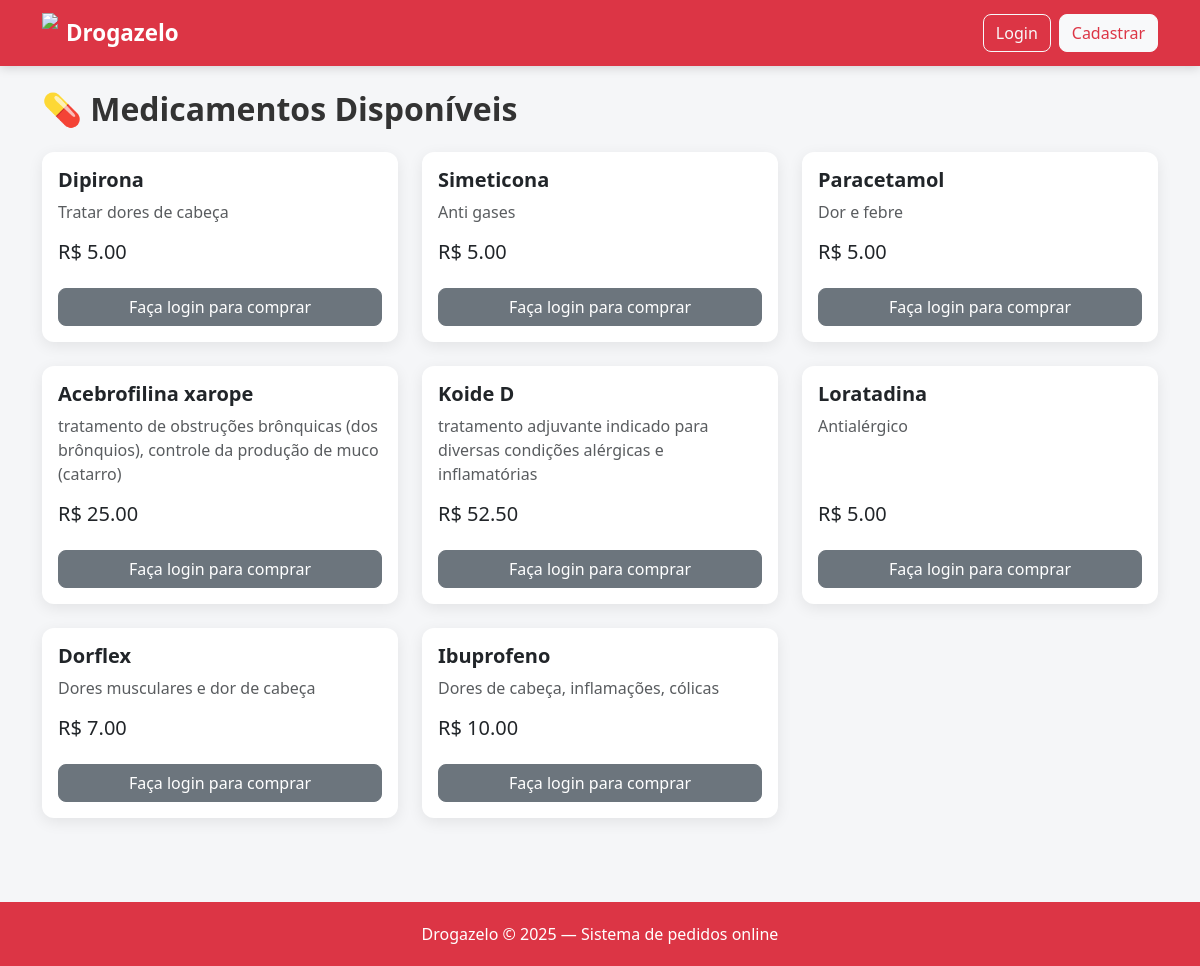
The app's page /, older data.
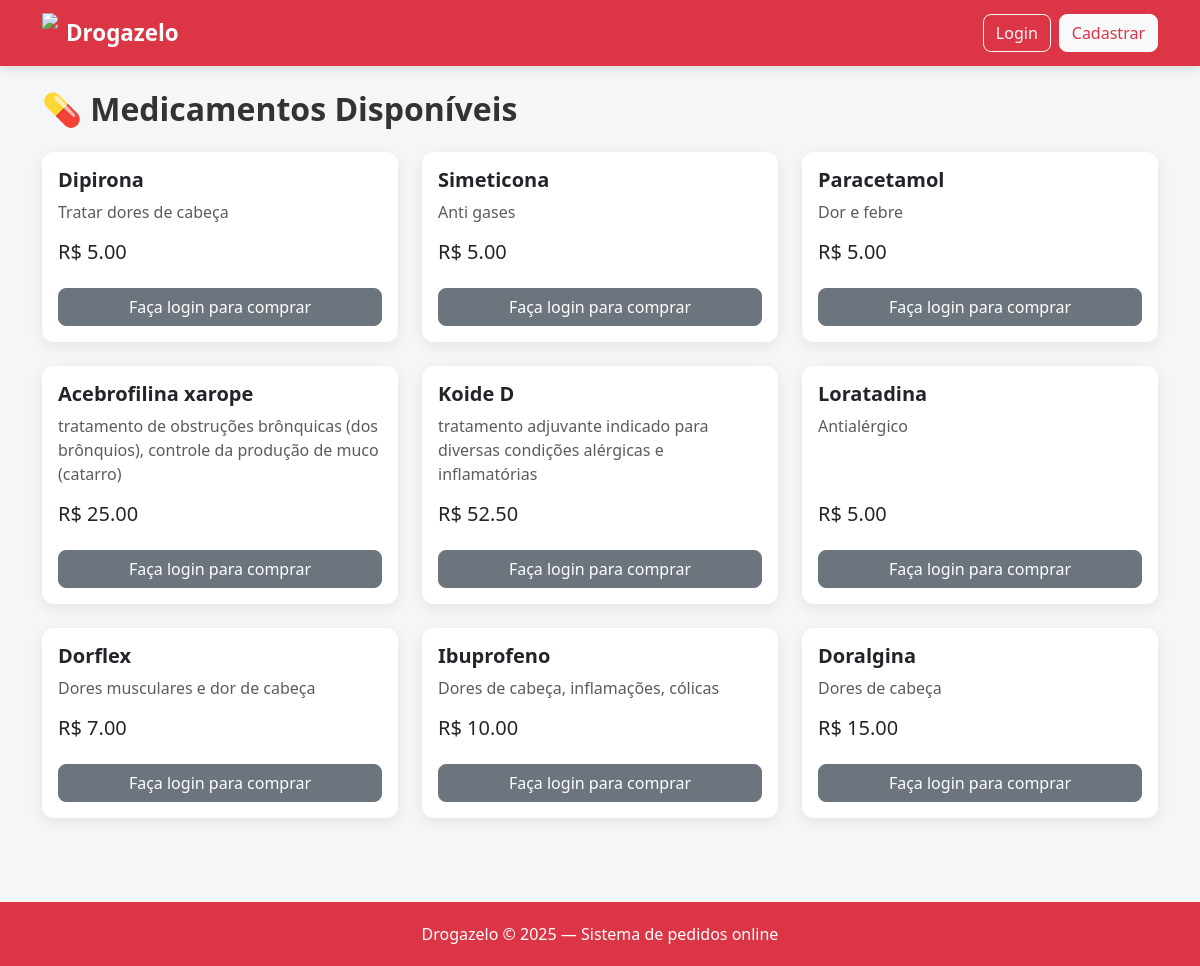
The same page, newer data.
### produtos/models.py (models this page shows, shortened)
class Produto(models.Model):
    nome = models.CharField(max_length=100)
    descricao = models.TextField()
    preco = models.DecimalField(max_digits=8, decimal_places=2)
    estoque = models.IntegerField()

### produtos/views.py (the view)
# urls.py: path('', lista_produtos, name='lista_produtos'),
def lista_produtos(request):
    produtos = Produto.objects.all()
    return render(request, 'produtos/lista.html', {
        'produtos': produtos
    })

### templates/produtos/lista.html
{% extends 'base.html' %}
{% block conteudo %}
<h2 class="mb-4">💊 Medicamentos Disponíveis</h2>
<div class="row">
{% for produto in produtos %}
    <div class="col-md-4 mb-4">
        <div class="card h-100">
            <div class="card-body d-flex flex-column">
                <h5 class="card-title">{{ produto.nome }}</h5>
                <p class="card-text text-muted">{{ produto.descricao }}</p>
                <h5 class="mt-auto mb-3">R$ {{ produto.preco }}</h5>
                {% if user.is_authenticated %}
                <div class="d-grid gap-2">
                    <a href="{% url 'carrinho:adicionar' produto.id %}" class="btn btn-outline-danger">
                        🛒 Adicionar ao carrinho
                    </a>
                    <a href="{% url 'carrinho:comprar' produto.id %}" class="btn btn-danger">
                        ⚡ Comprar agora
                    </a>
                </div>
                {% else %}
                    <a href="{% url 'usuarios:login' %}" class="btn btn-secondary mt-2">
                        Faça login para comprar
                    </a>
                {% endif %}
            </div>
        </div>
    </div>
{% endfor %}
</div>
{% endblock %}

### templates/base.html (shortened to what this page needs)
{% load static %}
<!DOCTYPE html>
<html lang="pt-br">
<head>
    <link href="https://cdn.jsdelivr.net/npm/bootstrap@5.3.2/dist/css/bootstrap.min.css" rel="stylesheet">
    <link rel="stylesheet" href="{% static 'css/style.css' %}">
</head>
<body>
<nav class="navbar navbar-expand-lg navbar-dark bg-danger">
  <div class="container">
    <a class="navbar-brand d-flex align-items-center" href="/">
        <img src="{% static 'images/logo.png' %}" height="40" class="me-2">
        Drogazelo
    </a>
    <div class="d-flex align-items-center gap-2">
      {% if user.is_authenticated %}
        <span class="text-white me-2">
            Olá, {{ user.username }}
        </span>
        <a href="{% url 'carrinho:ver' %}" class="btn btn-light">
          🛒 Carrinho
        </a>
        <form action="{% url 'usuarios:logout' %}" method="post">
          {% csrf_token %}
          <button type="submit" class="btn btn-outline-light">
            Logout
          </button>
        </form>
      {% else %}
        <a href="{% url 'usuarios:login' %}" class="btn btn-outline-light">
          Login
        </a>
        <a href="{% url 'usuarios:cadastro' %}" class="btn btn-light text-danger">
          Cadastrar
        </a>
      {% endif %}
    </div>
  </div>
</nav>
<div class="container mt-4">
    {% block conteudo %}{% endblock %}
</div>
<div class="footer">
    Drogazelo © 2025 — Sistema de pedidos online
</div>
</body>
</html>

### static/css/style.css (style rules this page uses)
body { background-color: #f5f6f8; font-family: 'Segoe UI', Tahoma, Geneva, Verdana, sans-serif; }
.navbar { box-shadow: 0 2px 10px rgba(0,0,0,0.15); }
.navbar-brand { font-weight: bold; font-size: 1.4rem; }
.btn { border-radius: 8px; font-weight: 500; transition: all 0.2s ease-in-out; }
.card { border-radius: 12px; border: none; box-shadow: 0 4px 15px rgba(0,0,0,0.08); transition: transform 0.2s ease; }
.card-title { font-weight: bold; }
h2, h4 { font-weight: bold; color: #333; }
.footer { margin-top: 60px; padding: 20px; background-color: #dc3545; color: white; text-align: center; }

Row changes from the older to the newer data that the page shows:
added Produto: nome "Doralgina", descricao "Dores de cabeça", preco "15.00"
